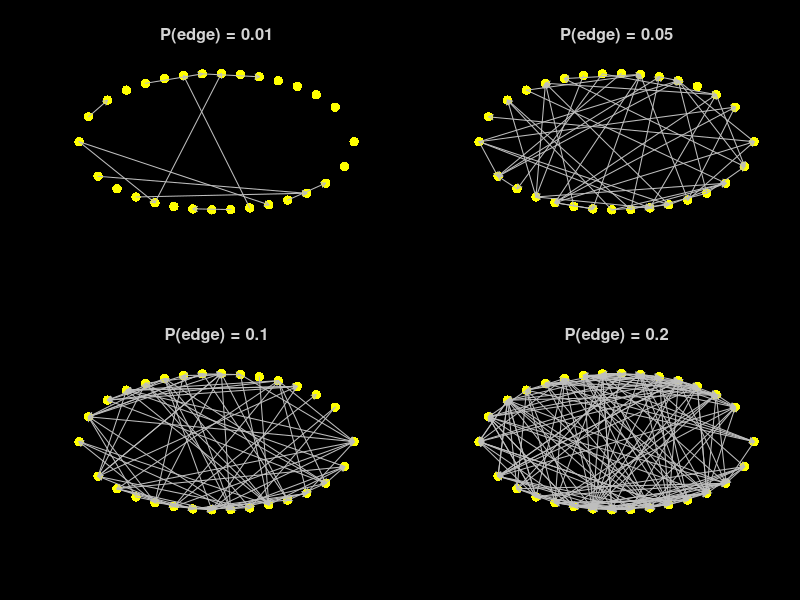

R code for this plot:
# Simulate Erdös-Rényi random networks

# Graph Creator (Directed Graph)
createGraph <- function(p, size){
  A <- matrix(as.integer(runif(n = size^2) <= p), size, size)
  diag(A) <- 0
  return(A)
}


# Plot a graph

par(bg = "black", col.main = "lightgrey", mfrow = c(2, 2))

for (p in c(.01, .05, .1, .2)){
  A = createGraph(p = p, size = 30)
  nodeid <- 1:nrow(A)
  x = seq(from = -1, to = 1, length.out = nrow(A))
  y = sqrt(1 - x^2)
  y[seq(1, length(y), by = 2)] <- - y[seq(1, length(y), by = 2)]
  
  df <- data.frame(nodeid = nodeid, x = x, y= y)
  
  plot(y~x, col = 'yellow', cex = 1.5, pch = 16)
  title(paste("P(edge) =", p))
  for (i in 1:nrow(A)){
    for (j in 1:ncol(A)){
      if (A[i, j] == 1){
        arrows(x0 = df$x[i], y0 = df$y[i],
               x1 = df$x[j] + rnorm(1, 0, .001), y1 = df$y[j] + rnorm(1, 0, .001),
               col = "grey", length = .05)
      }
    }
  }
}
